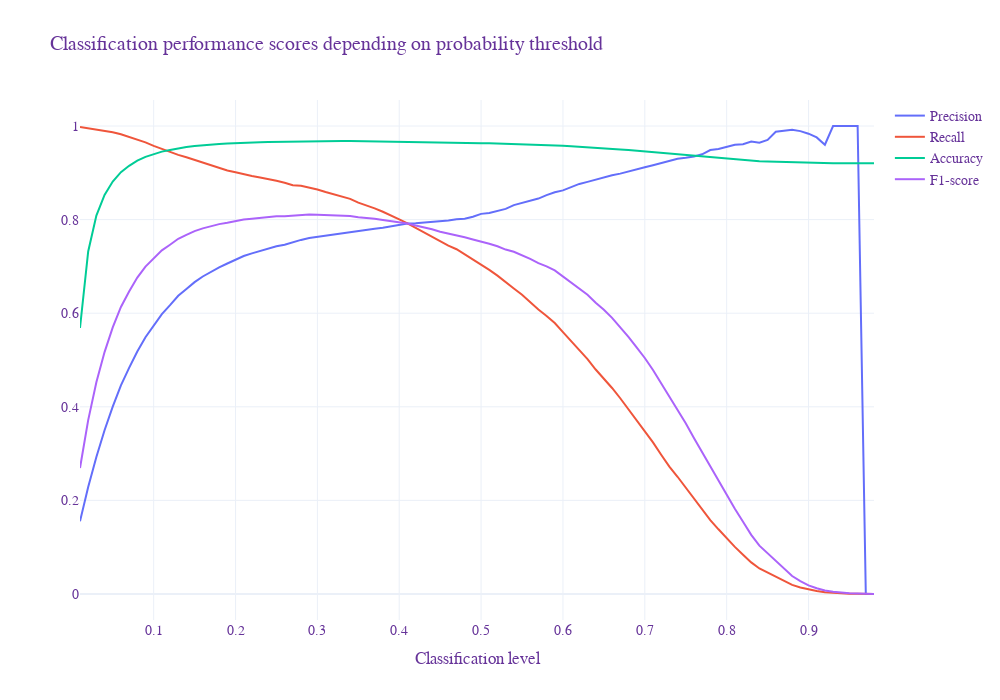

Notebook code cell kept with this figure:
### Code cell
# Plot graph
fig = go.Figure()
fig.add_trace(go.Scatter(x=threshold, y=precision, name="Precision"))
fig.add_trace(go.Scatter(x=threshold, y=recall, name="Recall"))
fig.add_trace(go.Scatter(x=threshold, y=accuracy, name="Accuracy"))
fig.add_trace(go.Scatter(x=threshold, y=f1, name="F1-score"))
fig.update_layout(title="Classification performance scores depending on probability threshold",
                  xaxis_title="Classification level",
                  font=dict(family="Times New Roman, monospace", size=14, color="RebeccaPurple"),
                  template="plotly_white", width=1000, height=700)
fig.show()
